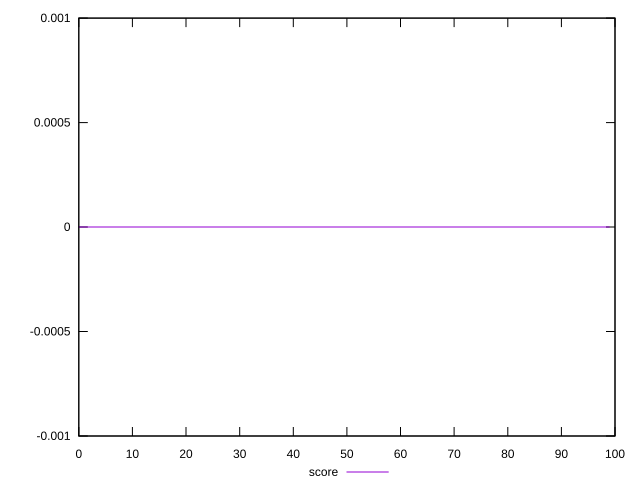

Source code (gnuplot):
reset
set terminal svg size 640, 490 enhanced background rgb 'white'
set output "reprap/unsized-images/samples/pages+cached+noexternal+nofonts+nosvg+noimg+nocss/score/sorted.svg"

$score <<EOF
0 0
1 0
2 0
3 0
4 0
5 0
6 0
7 0
8 0
9 0
10 0
11 0
12 0
13 0
14 0
15 0
16 0
17 0
18 0
19 0
20 0
21 0
22 0
23 0
24 0
25 0
26 0
27 0
28 0
29 0
30 0
31 0
32 0
33 0
34 0
35 0
36 0
37 0
38 0
39 0
40 0
41 0
42 0
43 0
44 0
45 0
46 0
47 0
48 0
49 0
50 0
51 0
52 0
53 0
54 0
55 0
56 0
57 0
58 0
59 0
60 0
61 0
62 0
63 0
64 0
65 0
66 0
67 0
68 0
69 0
70 0
71 0
72 0
73 0
74 0
75 0
76 0
77 0
78 0
79 0
80 0
81 0
82 0
83 0
84 0
85 0
86 0
87 0
88 0
89 0
90 0
91 0
92 0
93 0
94 0
95 0
96 0
97 0
98 0
99 0
EOF

set key outside below
set yrange [-0.001:0.001]

plot \
  $score title "score" with line, \


reset
